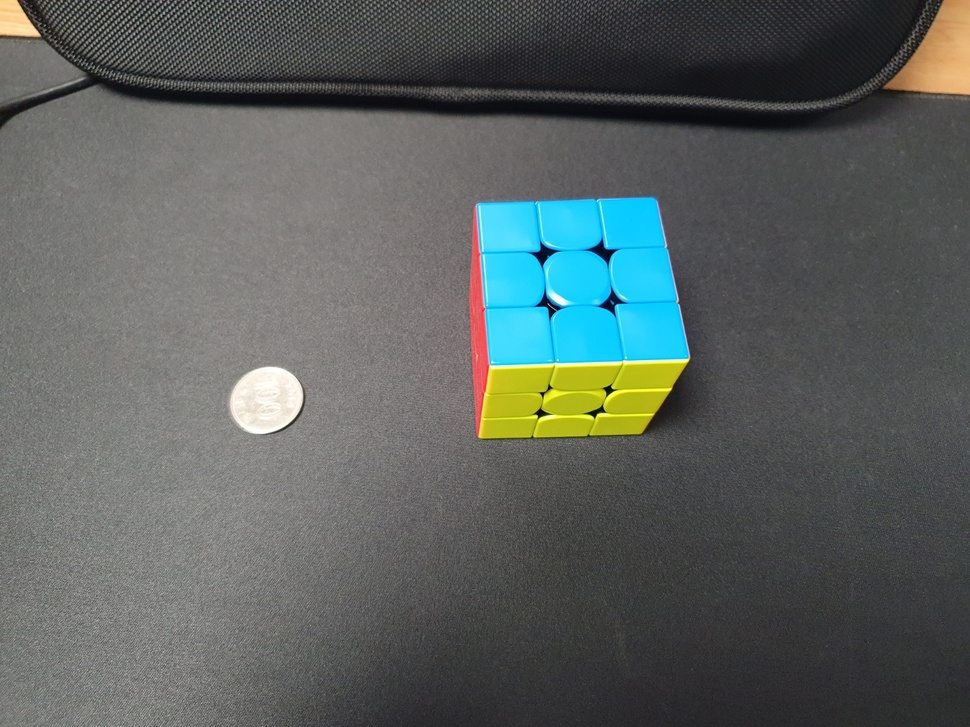
#> input picture kim/images/side4h.jpg, 970 x 727 px, shrunk from 1559 x 1169 before the run
$ python object_size_v2.py --image1 images/side4h.jpg --image2 images/side4l.jpg --width 1.0   (older library calls are emulated)
#> lines starting #> are read from the running program, lines starting #| are printed output that depends on the picture; after the words box and inside, x2 and y2 are one past the last pixel; in counts of white or black regions, pixels touching at a corner belong together; long printed decimals are rounded
#이 코드는 https://github.com/Practical-CV/Measuring-Size-of-Objects-with-OpenCV 를 기반으로 만들어졌음

# import the necessary packages
from scipy.spatial import distance as dist
from imutils import perspective
from imutils import contours
import numpy as np
import argparse
import imutils
import cv2

def midpoint(ptA, ptB):
	return ((ptA[0] + ptB[0]) * 0.5, (ptA[1] + ptB[1]) * 0.5)

def object_size(img_path, ref_width):
#> called with img_path = 'images/side4h.jpg', ref_width = 1
	listABs = []

	# load the image, convert it to grayscale, and blur it slightly
	image = cv2.imread(img_path)
#> image is the input picture: shape (727, 970, 3); mean B, G, R 95.1, 97.4, 91.1
	gray = cv2.cvtColor(image, cv2.COLOR_BGR2GRAY)
	gray = cv2.GaussianBlur(gray, (7, 7), 0)

	# perform edge detection, then perform a dilation + erosion to
	# close gaps in between object edges
	edged = cv2.Canny(gray, 50, 100)
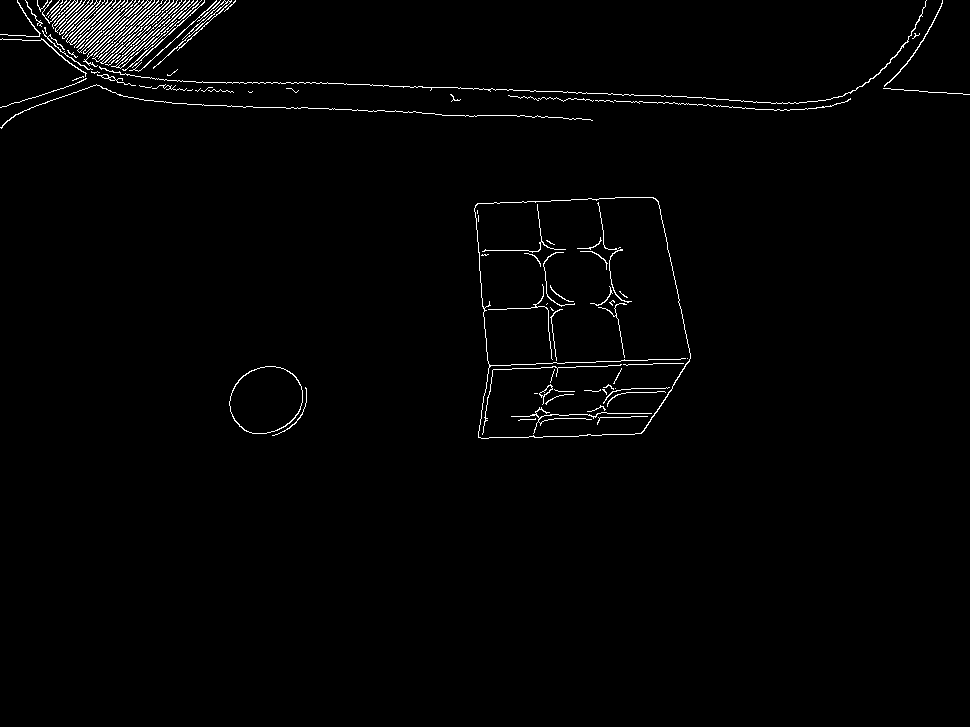
#> edged: shape (727, 970); 1.4% white in thin lines or dots, all inside (x1, y1, x2, y2) = (0, 0, 970, 439)
	edged = cv2.dilate(edged, None, iterations=1)
#> edged: shape (727, 970); 4.1% white; 11 white regions, largest, box (x1, y1, x2, y2) and area: (0, 0, 928, 109) 13939, (473, 196, 692, 440) 9584, (0, 83, 594, 130) 2047
	edged = cv2.erode(edged, None, iterations=1)
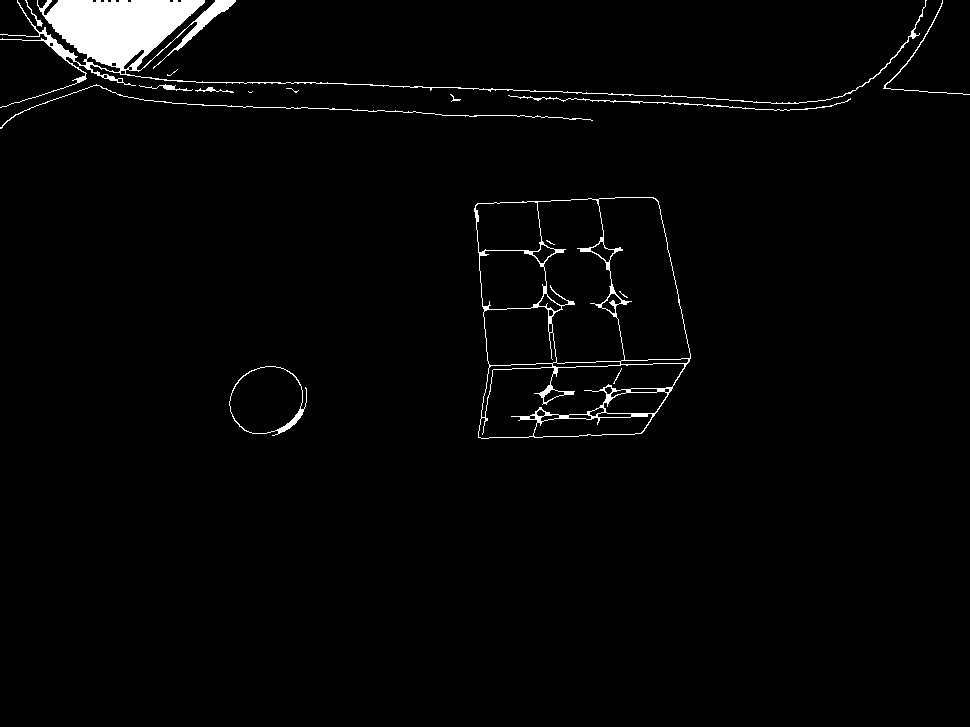
#> edged: shape (727, 970); 2.2% white; 16 white regions (5 under 20 px)

	# find contours in the edge map
	cnts = cv2.findContours(edged.copy(), cv2.RETR_EXTERNAL,
		cv2.CHAIN_APPROX_SIMPLE)
#> cnts = 13 contours, 4 with area under 20; largest, box (x1, y1, x2, y2) and area: (474, 197, 691, 439) 44773, (0, 0, 927, 108) 8445, (229, 366, 307, 436) 3960, (508, 95, 851, 111) 76, (883, 0, 970, 95) 60
	cnts = imutils.grab_contours(cnts)

	# sort the contours from left-to-right and initialize the
	# 'pixels per metric' calibration variable
	(cnts, _) = contours.sort_contours(cnts)
	pixelsPerMetric = None

	# loop over the contours individually
	for c in cnts:
		# if the contour is not sufficiently large, ignore it
		if cv2.contourArea(c) < 100:
			continue

		# compute the rotated bounding box of the contour
		orig = image.copy()
		box = cv2.minAreaRect(c)
		box = cv2.cv.BoxPoints(box) if imutils.is_cv2() else cv2.boxPoints(box)
		box = np.array(box, dtype="int")

		# order the points in the contour such that they appear
		# in top-left, top-right, bottom-right, and bottom-left
		# order, then draw the outline of the rotated bounding
		# box
		box = perspective.order_points(box)
		cv2.drawContours(orig, [box.astype("int")], -1, (0, 255, 0), 2)

		# loop over the original points and draw them
		for (x, y) in box:
			cv2.circle(orig, (int(x), int(y)), 5, (0, 0, 255), -1)

		# unpack the ordered bounding box, then compute the midpoint
		# between the top-left and top-right coordinates, followed by
		# the midpoint between bottom-left and bottom-right coordinates
		(tl, tr, br, bl) = box
		(tltrX, tltrY) = midpoint(tl, tr)
		(blbrX, blbrY) = midpoint(bl, br)

		# compute the midpoint between the top-left and top-right points,
		# followed by the midpoint between the top-righ and bottom-right
		(tlblX, tlblY) = midpoint(tl, bl)
		(trbrX, trbrY) = midpoint(tr, br)

		# draw the midpoints on the image
		cv2.circle(orig, (int(tltrX), int(tltrY)), 5, (255, 0, 0), -1)
		cv2.circle(orig, (int(blbrX), int(blbrY)), 5, (255, 0, 0), -1)
		cv2.circle(orig, (int(tlblX), int(tlblY)), 5, (255, 0, 0), -1)
		cv2.circle(orig, (int(trbrX), int(trbrY)), 5, (255, 0, 0), -1)

		# draw lines between the midpoints
		cv2.line(orig, (int(tltrX), int(tltrY)), (int(blbrX), int(blbrY)),
			(255, 0, 255), 2)
		cv2.line(orig, (int(tlblX), int(tlblY)), (int(trbrX), int(trbrY)),
			(255, 0, 255), 2)

		# compute the Euclidean distance between the midpoints
		dA = dist.euclidean((tltrX, tltrY), (blbrX, blbrY))
		dB = dist.euclidean((tlblX, tlblY), (trbrX, trbrY))

		# if the pixels per metric has not been initialized, then
		# compute it as the ratio of pixels to supplied metric
		# (in this case, inches)
		if pixelsPerMetric is None:
			pixelsPerMetric = dB / ref_width

		# compute the size of the object
		dimA = dA / pixelsPerMetric
		dimB = dB / pixelsPerMetric

		# draw the object sizes on the image
		cv2.putText(orig, "{:.1f}mm".format(dimA),
			(int(tltrX - 15), int(tltrY - 10)), cv2.FONT_HERSHEY_SIMPLEX,
			0.65, (255, 255, 255), 2)
		cv2.putText(orig, "{:.1f}mm".format(dimB),
			(int(trbrX + 10), int(trbrY)), cv2.FONT_HERSHEY_SIMPLEX,
			0.65, (255, 255, 255), 2)

		# show the output image
		cv2.imshow("Image", orig)
		cv2.waitKey(0)

		listABs.append((dimA, dimB))
#> this loop made 13 passes
#> (tl, tr, br, bl, tltrX, tltrY, blbrX, blbrY) on pass 2: ([0, 0], [925, -4], [926, 102], [0, 107], 462.5, -2, 463, 104.5)
#> (tl, tr, br, bl, tltrX, tltrY, blbrX, blbrY) on passes 7, 11: ([232, 361], [309, 369], [302, 438], [226, 430], 270.5, 365, 264, 434), ([473, 199], [687, 195], [691, 434], [478, 438], 580, 197, 584.5, 436)
#> pass 2, in object_size, `cv2.imshow("Image", orig)`:
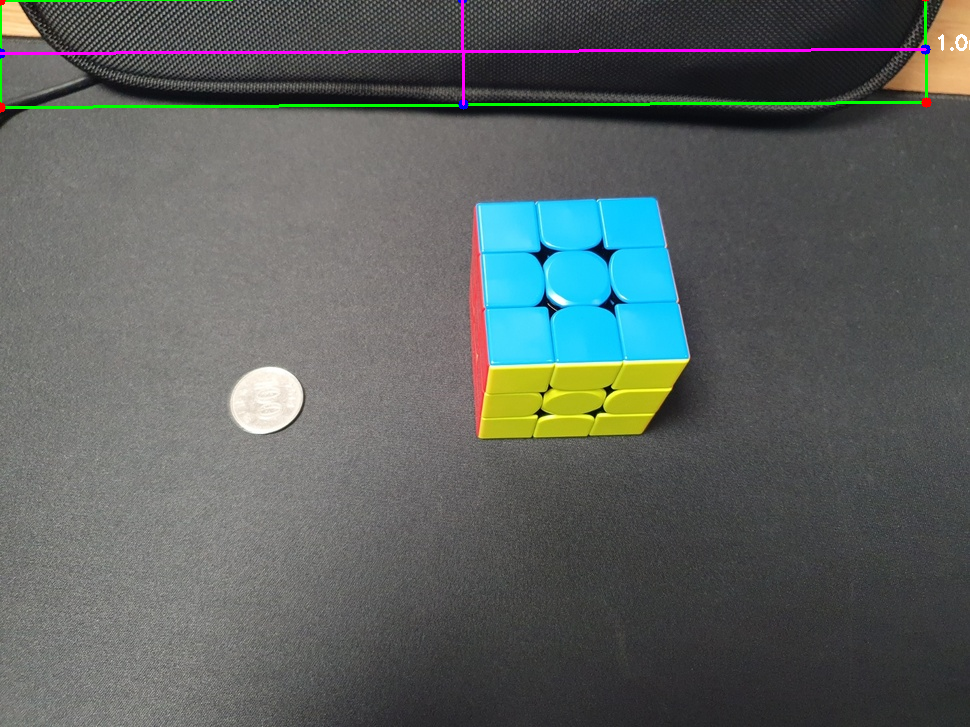
#> window 'Image': shape (727, 970, 3); mean B, G, R 95.7, 98.1, 91.6
#> after the loop, listABs = [(0.115, 1), (0.0749, 0.0831), (0.258, 0.231)]; pixelsPerMetric = 925.5

	return listABs

if __name__ == "__main__":
	# construct the argument parse and parse the arguments
	ap = argparse.ArgumentParser()
	ap.add_argument("-i1", "--image1", required=True,
		help="path to the first input image")
	ap.add_argument("-i2", "--image2", required=True,
		help="path to the second input image")
	ap.add_argument("-w", "--width", type=float, required=True,
		help="width of the left-most object in the image (in mm)")
	args = vars(ap.parse_args())

	# 두 이미지에 대해 dimensions를 받기
	dims1 = object_size(args["image1"], args["width"])
#> dims1 = [(0.115, 1), (0.0749, 0.0831), (0.258, 0.231)]
	dims2 = object_size(args["image2"], args["width"])
#> call 2 of object_size, with img_path = 'images/side4l.jpg', ref_width = 1
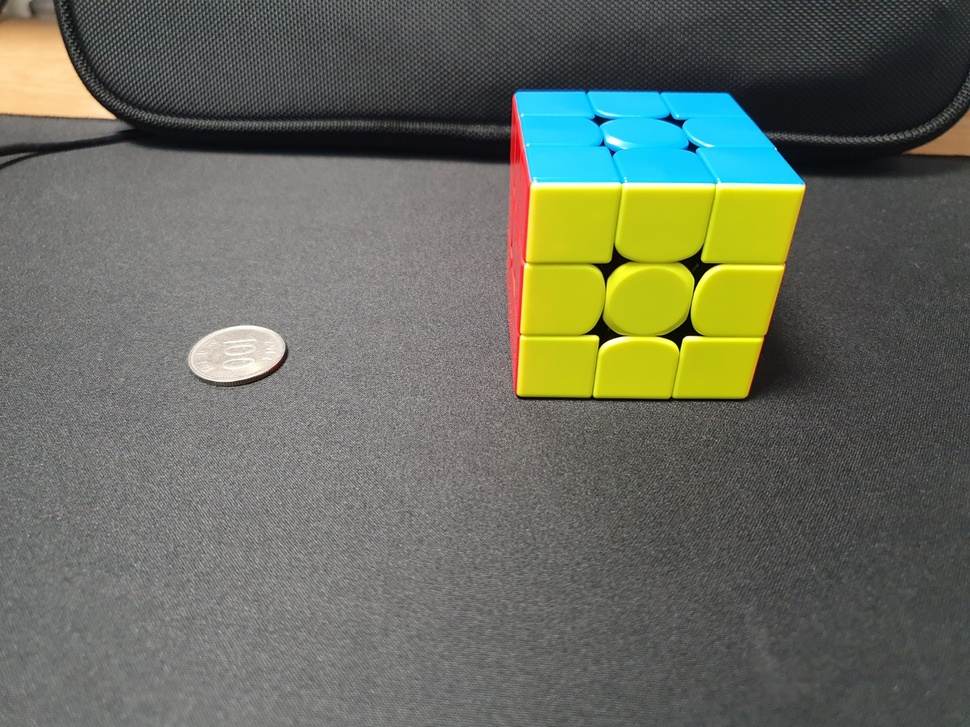
#> input picture kim/images/side4l.jpg, 970 x 727 px, shrunk from 1576 x 1182 before the run
#> in object_size, image is the input picture: shape (727, 970, 3); mean B, G, R 95.1, 108.6, 104.5
#> in object_size (call 2), `gray = cv2.cvtColor(image, cv2.COLOR_BGR2GRAY)`:
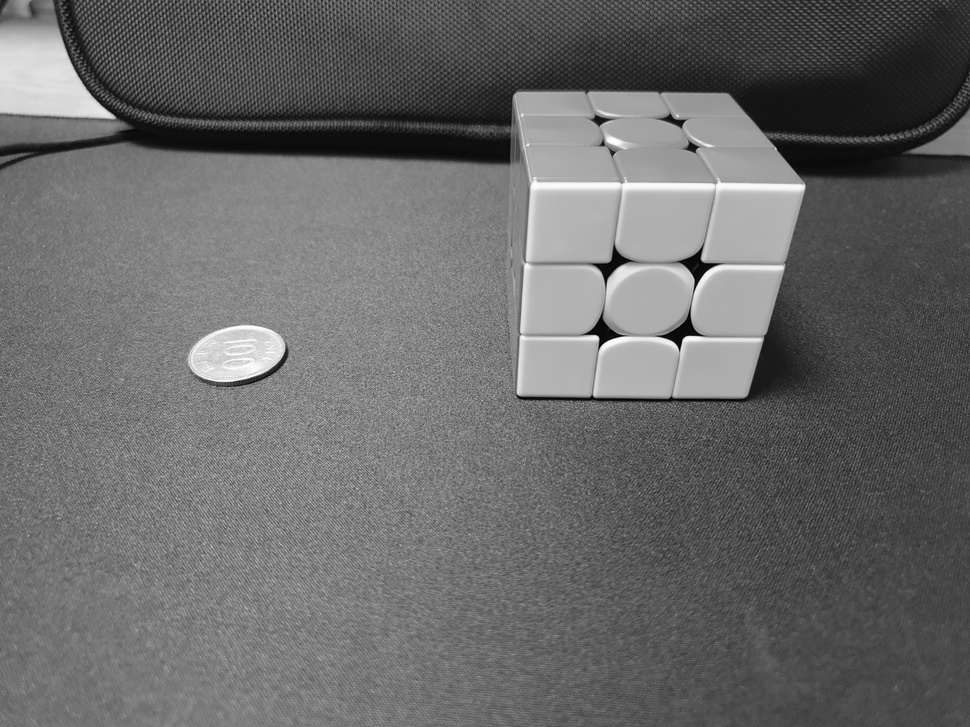
#> gray: shape (727, 970); min 1, max 255, mean 105.8
#> in object_size (call 2), `edged = cv2.Canny(gray, 50, 100)`: edged: shape (727, 970); 1.1% white in thin lines or dots, all inside (x1, y1, x2, y2) = (0, 0, 970, 403)
#> in object_size (call 2), `edged = cv2.dilate(edged, None, iterations=1)`: edged: shape (727, 970); 3.5% white; 10 white regions, largest, box (x1, y1, x2, y2) and area: (0, 0, 970, 404) 20588, (0, 130, 512, 171) 2077, (186, 324, 290, 389) 1339
#> in object_size (call 2), `edged = cv2.erode(edged, None, iterations=1)`:
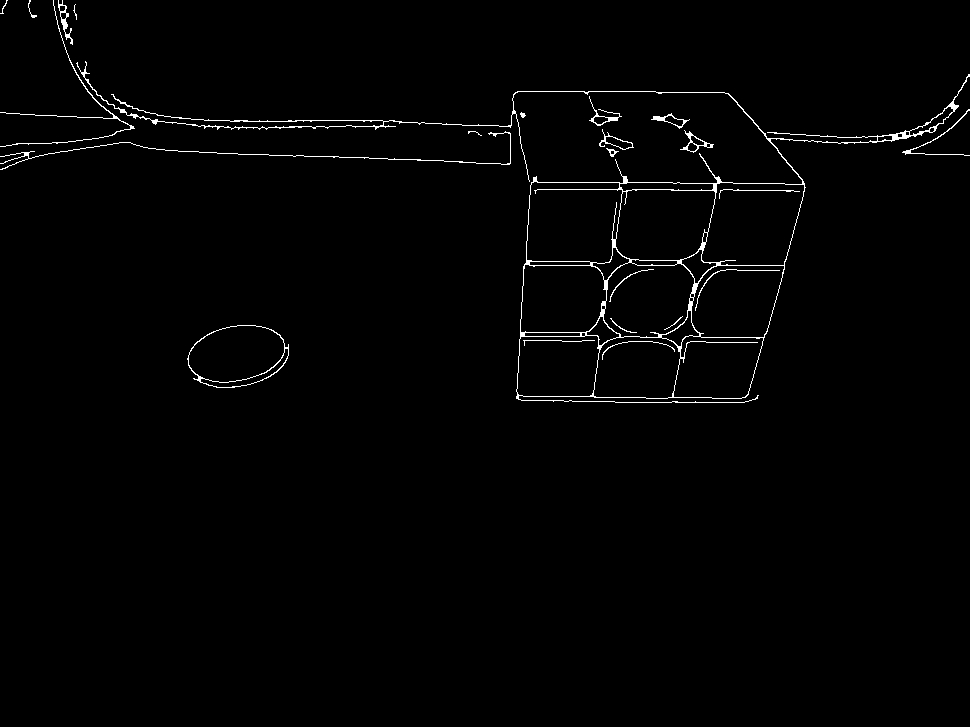
#> edged: shape (727, 970); 1.2% white in thin lines or dots, all inside (x1, y1, x2, y2) = (0, 0, 970, 403)
#> in object_size (call 2), `cnts = cv2.findContours(edged.copy(), cv2.RETR_EXTERNAL, cv2.CHAIN_APP..`: cnts = 16 contours, 5 with area under 20; largest, box (x1, y1, x2, y2) and area: (76, 61, 970, 403) 55598, (187, 325, 289, 388) 4803, (680, 130, 714, 153) 234, (599, 129, 634, 150) 214, (651, 113, 690, 129) 184
#> the loop in object_size (call 2), `for c in cnts:` made 16 passes
#> (tl, tr, br, bl, tltrX, tltrY, blbrX, blbrY) on pass 5: ([56, 0], [65, -1], [74, 43], [65, 45], 60.5, -0.5, 69.5, 44)
#> (tl, tr, br, bl, tltrX, tltrY, blbrX, blbrY) on passes 7, 8, 11, 12, 14, 15: ([76, 60], [969, 74], [964, 407], [71, 394], 522.5, 67, 517.5, 400.5), ([182, 333], [283, 317], [293, 377], [192, 393], 232.5, 325, 242.5, 385), ([589, 96], [621, 114], [611, 133], [578, 114], 605, 105, 594.5, 123.5), ([602, 129], [635, 136], [631, 152], [598, 145], 618.5, 132.5, 614.5, 148.5), ([654, 107], [689, 118], [685, 130], [650, 119], 671.5, 112.5, 667.5, 124.5), ([684, 129], [714, 136], [710, 155], [679, 148], 699, 132.5, 694.5, 151.5)
#> after the loop in object_size (call 2), `for c in cnts:`: listABs = [(4.98, 1), (36.56, 97.88), (6.67, 11.21), (2.33, 4.1), (1.81, 3.7), (1.39, 4.02), (2.14, 3.43)]; pixelsPerMetric = 9.12
#> dims2 has the same summary as listABs in object_size

	sideCam_degree = dims2[0][0]/dims1[0][0]
#> sideCam_degree = 43.24
	x = dims1[1][1]
#> x = 0.0831
	y = dims1[1][0]
#> y = 0.0749
	z = dims2[1][1] * sideCam_degree
#> z = 4232.6

	print(x, y, z, "volume:", x*y*z, "mm^3")
#| 0.08311 0.07488 4232.621 volume: 26.341 mm^3
